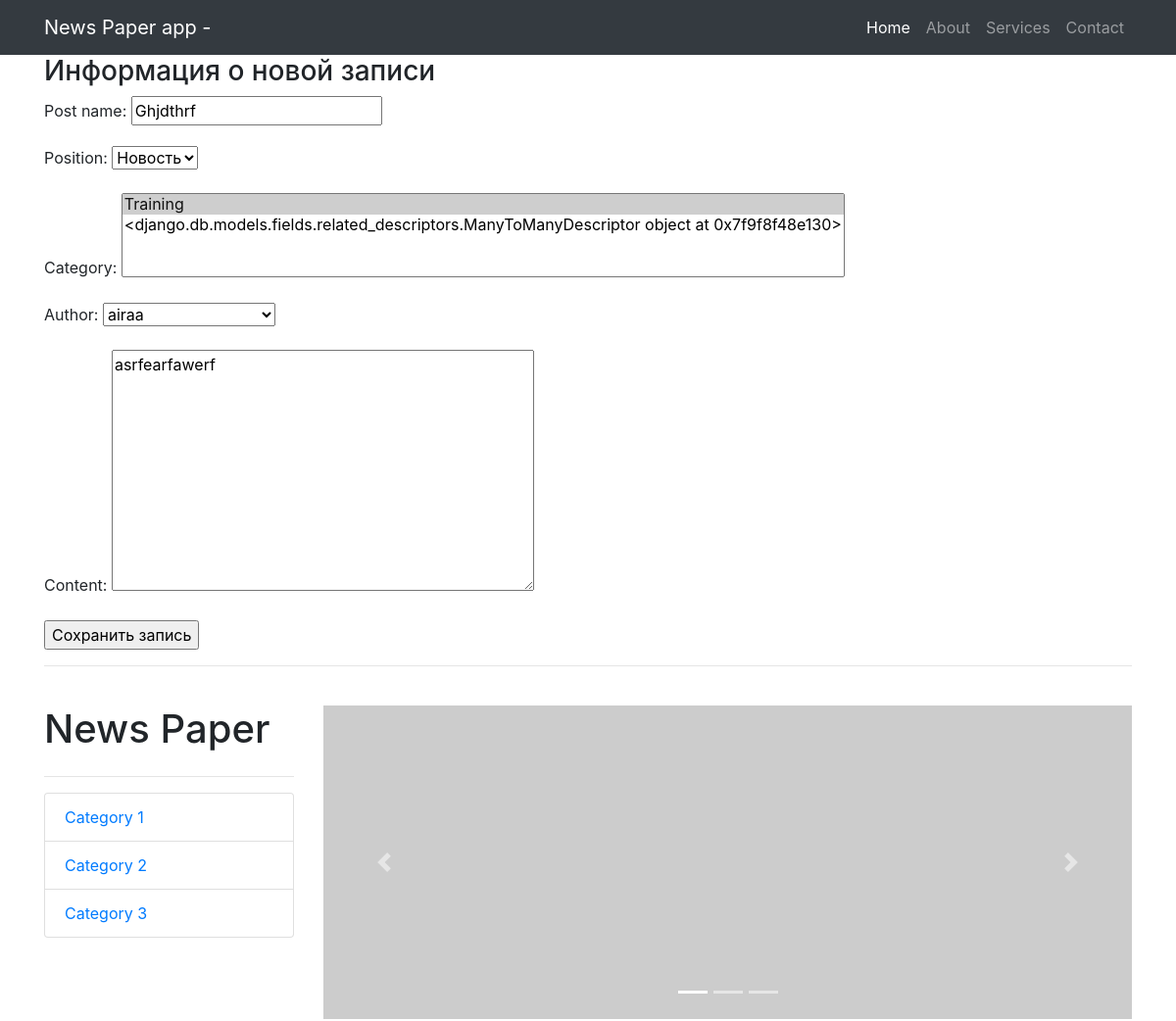
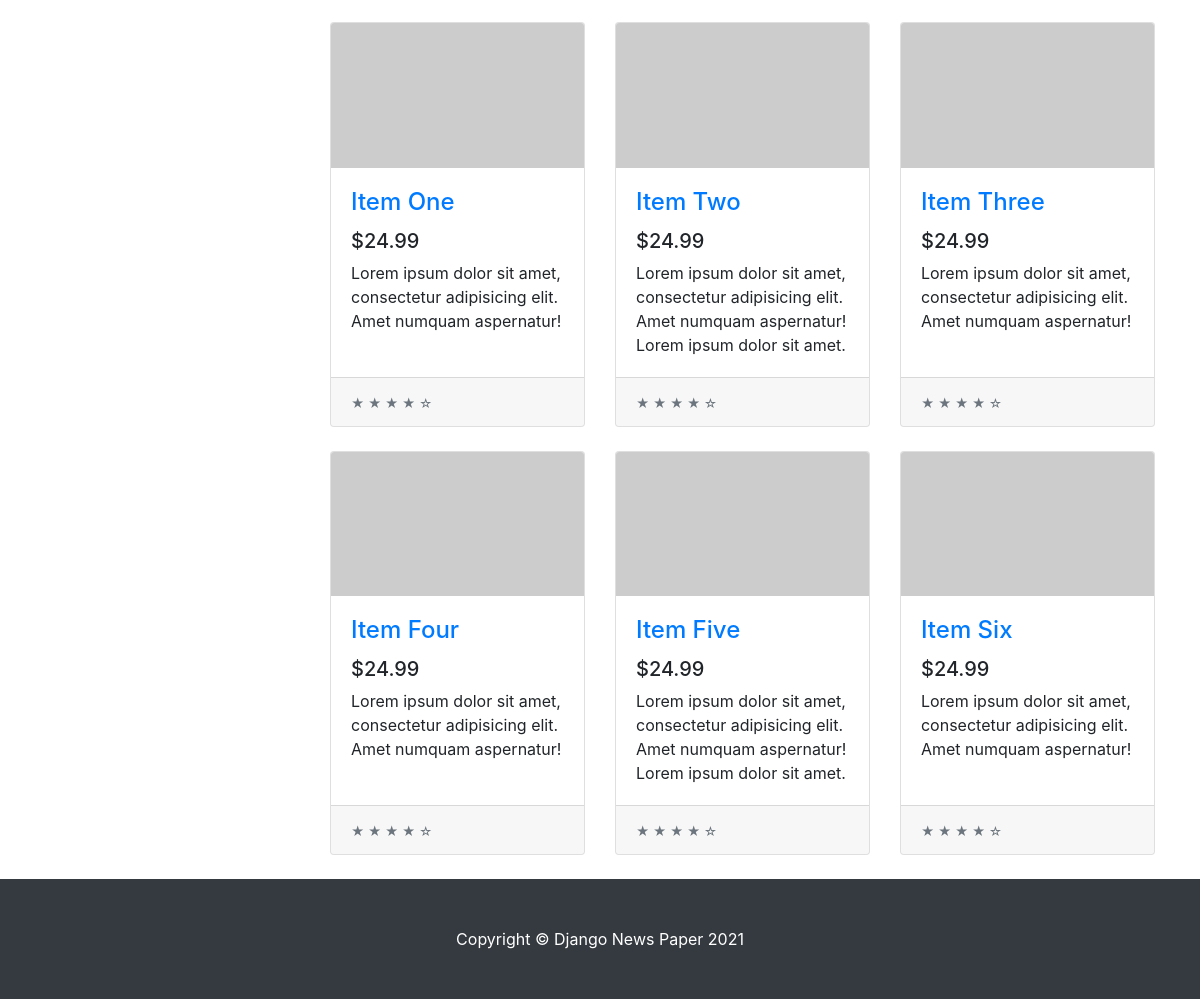
Screenshot of /news/17/update/ (signed in) with the database file from the repository (2 pictures, top to bottom).
### news/models.py (models this page shows, shortened)
class Post(models.Model):
    state = 'ST'
    new = 'NE'
    POSITIONS = [
        (state, 'Статья'),
        (new, 'Новость')
    ]
    position = models.CharField(max_length=2,
                                choices=POSITIONS,
                                default=state)
    post_date = models.DateTimeField(auto_now_add=True)
    post_name = models.CharField(max_length=250)
    content = models.TextField()
    rating_post = models.IntegerField(default=0)
    author = models.ForeignKey(Author, on_delete=models.CASCADE)
    category = models.ManyToManyField(Category, through='PostCategory')

class Category(models.Model):
    category = models.CharField(max_length=200, unique=True)
    subscribers = models.ManyToManyField(User, blank=True)
    def __str__(self):
        return self.category

class Author(models.Model):
    author = models.CharField(max_length=200, null=True)
    rating_auth = models.IntegerField(default=0)
    user = models.OneToOneField(User, on_delete=models.CASCADE)
    def __str__(self):
        return self.author

### news/views.py (the view)
class PostUpdateView(PermissionRequiredMixin, UpdateView):
    permission_required = ('news.change_post',)
    template_name = 'post_create.html'
    form_class = PostForm
    success_url = '/news/'
    def get_object(self, **kwargs):
        id = self.kwargs.get('pk')
        return Post.objects.get(pk=id)

### news/forms.py
class PostForm(ModelForm):
    class Meta:
        model = Post
        fields = ['post_name', 'position', 'category', 'author', 'content']

### templates/post_create.html (shortened to what this page needs)
{% extends 'flatpages/default.html' %}
{% block content %}
    <h3>Информация о новой записи</h3>
    <form method="POST">
        {{ form.as_p }}
        <input type="submit" value="Сохранить запись">
    </form>
{% endblock content %}

### rows the page displays
Post: post_name "Ghjdthrf", position "Новость", content "asrfearfawerf"
Category: category "Training ☑ / <django.db.models.fields.related_descriptors.ManyToManyDescriptor object at 0x7f9f8f48e130>"
Author: author "airaa"
